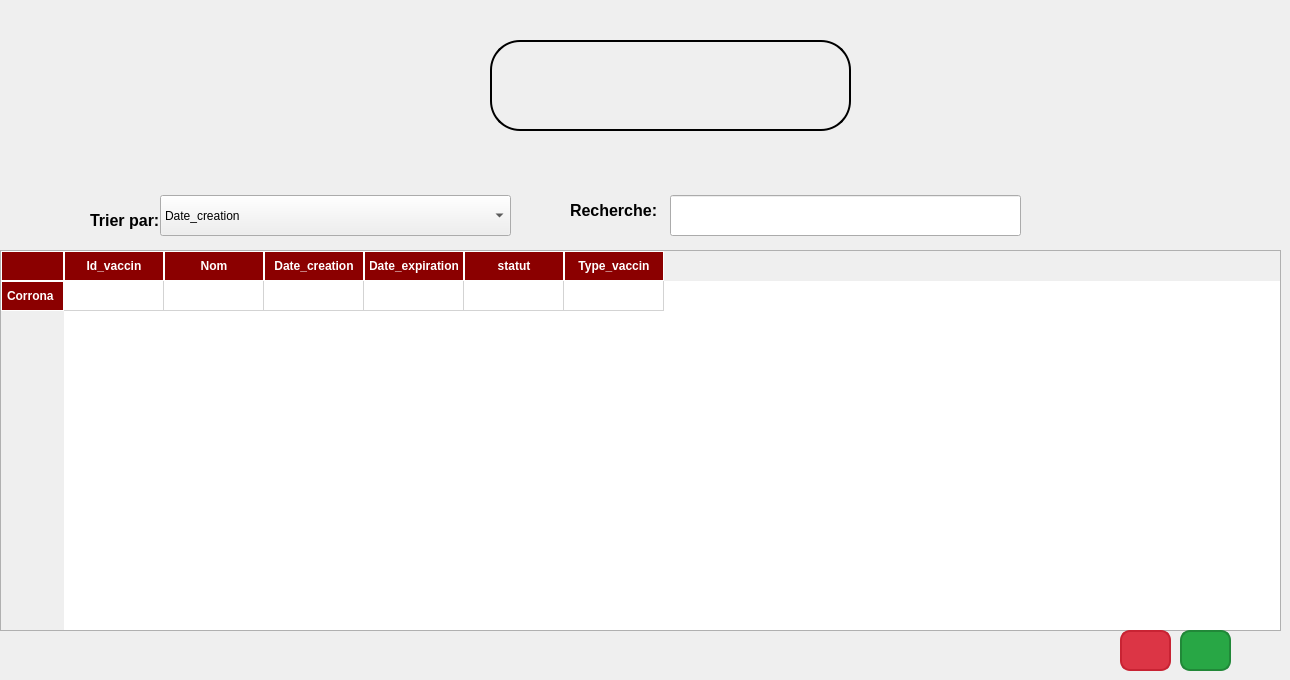
      <widget class="QWidget" name="lirect_8">
       <attribute name="title">
        <string>Affichage</string>
       </attribute>
       <widget class="QComboBox" name="comboBox_tri_2">
        <property name="geometry">
         <rect>
          <x>160</x>
          <y>195</y>
          <width>351</width>
          <height>41</height>
         </rect>
        </property>
        <item>
         <property name="text">
          <string>Date_creation</string>
         </property>
        </item>
        <item>
         <property name="text">
          <string>Date_expiration</string>
         </property>
        </item>
        <item>
         <property name="text">
          <string>statut</string>
         </property>
        </item>
       </widget>
       <widget class="QLabel" name="label_tri_2">
        <property name="geometry">
         <rect>
          <x>90</x>
          <y>210</y>
          <width>191</width>
          <height>21</height>
         </rect>
        </property>
        <property name="styleSheet">
         <string notr="true">QLabel {
    font-size: 16px;    /* Set font size to 16px */
    font-weight: bold;  /* Make text bold */
    color: black;       /* Black text (default, change if needed) */
}
</string>
        </property>
        <property name="text">
         <string>Trier par:</string>
        </property>
       </widget>
       <widget class="QLabel" name="label_recherche_2">
        <property name="geometry">
         <rect>
          <x>570</x>
          <y>200</y>
          <width>91</width>
          <height>20</height>
         </rect>
        </property>
        <property name="styleSheet">
         <string notr="true">QLabel {
    font-size: 16px;    /* Set font size to 16px */
    font-weight: bold;  /* Make text bold */
    color: black;       /* Black text (default, change if needed) */
}
</string>
        </property>
        <property name="text">
         <string>Recherche:</string>
        </property>
       </widget>
       <widget class="QLineEdit" name="lineEdit_recherche_2">
        <property name="geometry">
         <rect>
          <x>670</x>
          <y>195</y>
          <width>351</width>
          <height>41</height>
         </rect>
        </property>
       </widget>
       <widget class="QTableWidget" name="tableWidget_8">
        <property name="geometry">
         <rect>
          <x>0</x>
          <y>250</y>
          <width>1281</width>
          <height>381</height>
         </rect>
        </property>
        <property name="styleSheet">
         <string notr="true">QTableWidget {
    border: 1px solid #B0B0B0; /* Light gray border */
    gridline-color: #D3D3D3; /* Gridline color */
    background-color: #FFFFFF; /* White background */
    alternate-background-color: #F5F5F5; /* Alternate row color */
    font-size: 14px; /* Font size */
}

QTableWidget::item {
    padding: 10px; /* Padding for table cells */
}

QTableWidget::item:selected {
    background-color: #FFCCCC; /* Light red background when selected */
    color: #8B0000; /* Dark red text color */
}

QHeaderView::section {
    background-color: #8B0000; /* Dark red for header background */
    color: white; /* White text */
    font-weight: bold; /* Bold font for headers */
    padding: 5px; /* Padding inside headers */
    border: 1px solid #FFFFFF; /* White border between header cells */
}

QTableCornerButton::section {
    background-color: #8B0000; /* Dark red for the top-left corner */
    border: 1px solid white; /* White border */
}

QScrollBar:vertical {
    border: none;
    background: #F0F0F0; /* Light gray background */
    width: 10px;
    margin: 0px 0px 0px 0px;
}

QScrollBar::handle:vertical {
    background: #8B0000; /* Dark red handle */
    min-height: 20px;
    border-radius: 5px;
}

QScrollBar::handle:vertical:hover {
    background: #FF4500; /* Lighter red when hovered */
}

QScrollBar::add-line:vertical,
QScrollBar::sub-line:vertical {
    border: none;
    background: none;
}</string>
        </property>
        <row>
         <property name="text">
          <string>Corrona</string>
         </property>
        </row>
        <column>
         <property name="text">
          <string>Id_vaccin</string>
         </property>
        </column>
        <column>
         <property name="text">
          <string>Nom</string>
         </property>
        </column>
        <column>
         <property name="text">
          <string>Date_creation</string>
         </property>
        </column>
        <column>
         <property name="text">
          <string>Date_expiration</string>
         </property>
        </column>
        <column>
         <property name="text">
          <string>statut</string>
         </property>
        </column>
        <column>
         <property name="text">
          <string>Type_vaccin</string>
         </property>
        </column>
       </widget>
       <widget class="QWidget" name="widget_11" native="true">
        <property name="geometry">
         <rect>
          <x>490</x>
          <y>40</y>
          <width>361</width>
          <height>91</height>
         </rect>
        </property>
        <property name="styleSheet">
         <string notr="true">background-color: qlineargradient(
    spread:pad,
    x1:0, y1:0, x2:1, y2:0,
    stop:0 #d30102,
    stop:0.499 #d30102,
    stop:0.5 white,
    stop:1 white
);
border-radius: 30px; 
border: 2px solid black; </string>
        </property>
        <widget class="QPushButton" name="pushButtonStat_18">
         <property name="geometry">
          <rect>
           <x>30</x>
           <y>0</y>
           <width>91</width>
           <height>91</height>
          </rect>
         </property>
         <property name="styleSheet">
          <string notr="true">QPushButton {
    background: transparent;
    border: none;
}</string>
         </property>
         <property name="text">
          <string/>
         </property>
         <property name="icon">
          <iconset resource="images/images.qrc">
           <normaloff>:/images/stat.png</normaloff>:/images/stat.png</iconset>
         </property>
         <property name="iconSize">
          <size>
           <width>50</width>
           <height>50</height>
          </size>
         </property>
        </widget>
        <widget class="QPushButton" name="pushButton_pdf_2">
         <property name="geometry">
          <rect>
           <x>180</x>
           <y>10</y>
           <width>131</width>
           <height>71</height>
          </rect>
         </property>
         <property name="styleSheet">
          <string notr="true">QPushButton {
    background: transparent;
    border: none;
}</string>
         </property>
         <property name="text">
          <string/>
         </property>
         <property name="icon">
          <iconset resource="images/images.qrc">
           <normaloff>:/images/doc.png</normaloff>:/images/doc.png</iconset>
         </property>
         <property name="iconSize">
          <size>
           <width>50</width>
           <height>50</height>
          </size>
         </property>
        </widget>
       </widget>
       <widget class="QPushButton" name="pushButton_modifier_2">
        <property name="geometry">
         <rect>
          <x>1180</x>
          <y>630</y>
          <width>51</width>
          <height>41</height>
         </rect>
        </property>
        <property name="styleSheet">
         <string notr="true">QPushButton {
    background-color: #28A745;  /* Bright green background */
    color: white;               /* White text */
    font-size: 16px;            /* Font size */
    font-weight: bold;          /* Bold text */
    border: 2px solid #218838;  /* Darker green border */
    border-radius: 10px;        /* Rounded corners */
    padding: 8px 16px;          /* Padding for size adjustment */
}

QPushButton:hover {
    background-color: #218838;  /* Darker green on hover */
}

QPushButton:pressed {
    background-color: #1E7E34;  /* Even darker green when pressed */
}
</string>
        </property>
        <property name="text">
         <string/>
        </property>
        <property name="icon">
         <iconset theme="QIcon::ThemeIcon::MailMessageNew"/>
        </property>
       </widget>
       <widget class="QPushButton" name="pushButton_supp_2">
        <property name="geometry">
         <rect>
          <x>1120</x>
          <y>630</y>
          <width>51</width>
          <height>41</height>
         </rect>
        </property>
        <property name="styleSheet">
         <string notr="true">QPushButton {
    background-color: #DC3545;  /* Bright red background */
    color: white;               /* White text */
    font-size: 16px;            /* Font size */
    font-weight: bold;          /* Bold text */
    border: 2px solid #C82333;  /* Darker red border */
    border-radius: 10px;        /* Rounded corners */
    padding: 8px 16px;          /* Padding for size adjustment */
}

QPushButton:hover {
    background-color: #C82333;  /* Darker red on hover */
}

QPushButton:pressed {
    background-color: #A71D2A;  /* Even darker red when pressed */
}
</string>
        </property>
        <property name="text">
         <string/>
        </property>
        <property name="icon">
         <iconset theme="QIcon::ThemeIcon::EditDelete"/>
        </property>
       </widget>
      </widget>
